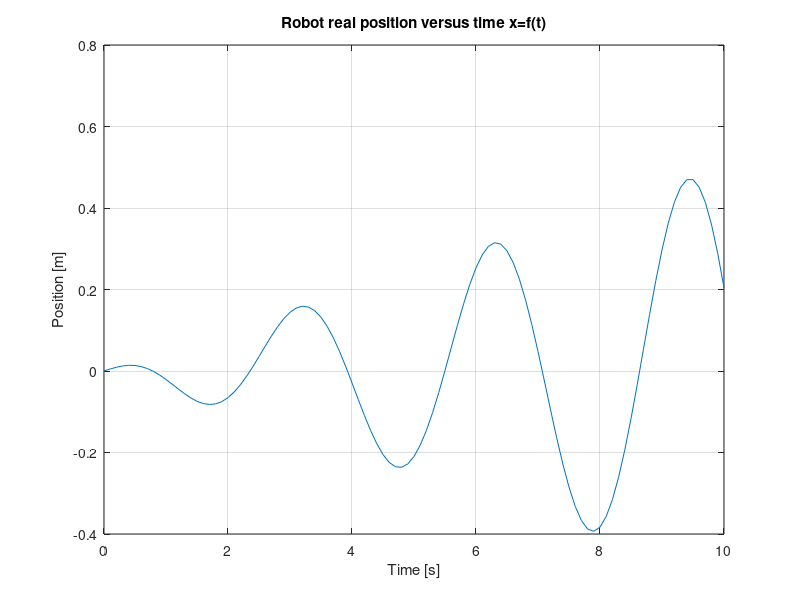
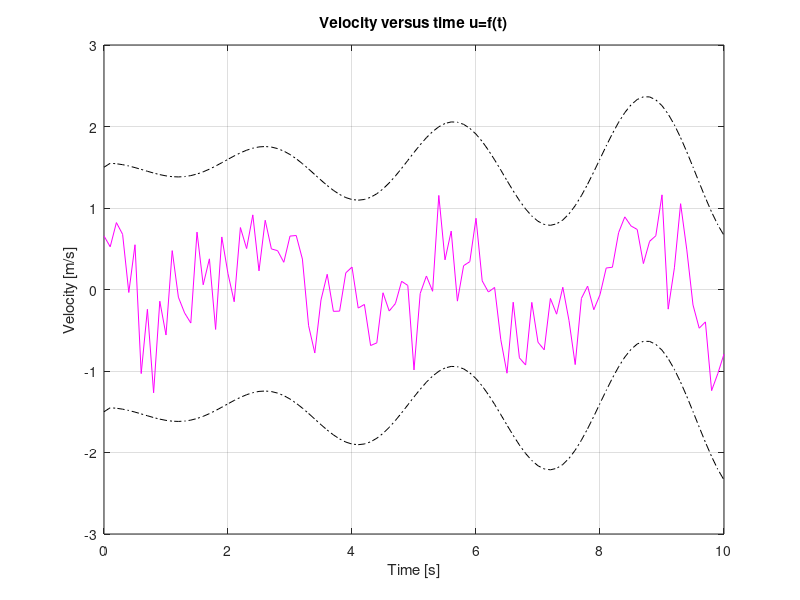
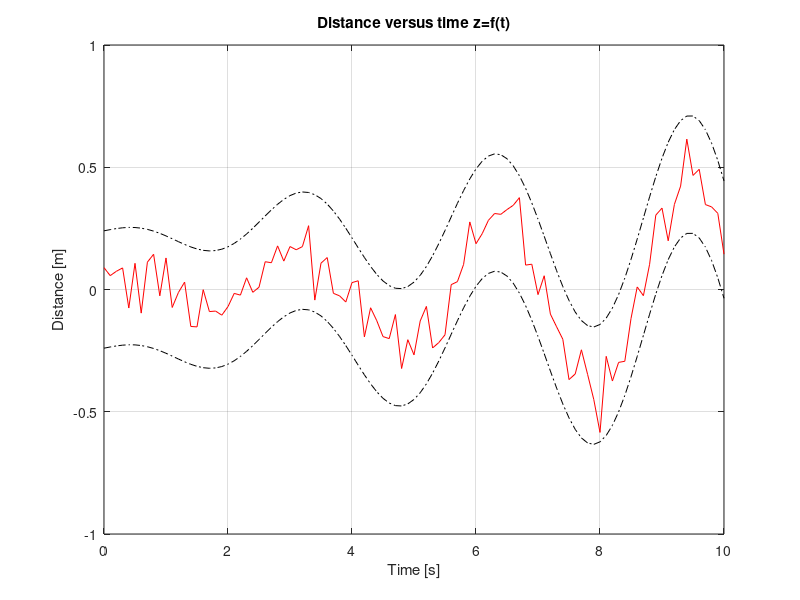
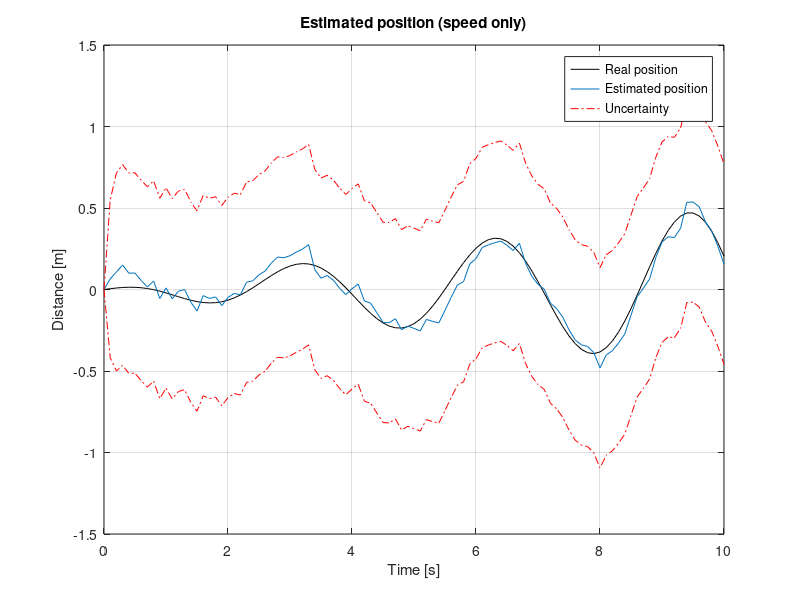

Reproduce these figures in MATLAB, in order.
close all;
clear all;
clc;

% Step time
dt=0.1;
% Variance of the range finder
SensorStd=0.08;
% Variance of the speed measurement
SpeedStd=0.5;

%% Compute the robot trajectory and simulate sensors
% Time
t=[0:dt:10];
n=size(t,2);
% Trajectory
x=0.05*t.*cos(2*t);
% Accelerometer
u=[0,diff(x)/dt] + SpeedStd*randn(1,n);
% Range finder
z=x-SensorStd*randn(1,n);



% Display position
figure;
plot (t,x);
grid on;
xlabel ('Time [s]');
ylabel ('Position [m]');
title ('Robot real position versus time x=f(t)');

% Display accelation
figure;
plot (t,u,'m');
grid on;
hold on;
plot (t,[0,diff(x)/dt]+3*SpeedStd,'k-.');
plot (t,[0,diff(x)/dt]-3*SpeedStd,'k-.');
xlabel ('Time [s]');
ylabel ('Velocity [m/s]');
title ('Velocity versus time u=f(t)');

% Display range finder
figure;
plot (t,z,'r');
grid on;
hold on;
plot (t,x+3*SensorStd,'k-.');
plot (t,x-3*SensorStd,'k-.');
xlabel ('Time [s]');
ylabel ('Distance [m]');
title ('Distance versus time z=f(t)');


%% Kalman

B=dt;
F=1;
Q=SpeedStd^2;
H=1;
R=SensorStd^2;

x_hat=[0];
y_hat=[0];
P=[0];
S=[0];

for i=2:n
        
    
    %% Prediction
    
    %State
    x_hat(i)=F*x_hat(i-1) + B*u(i-1);
    
    % State uncertainty
    P(i)=F*P(i-1)*F' + Q;
    
    
    
    %% Update    
    
    % Innovation or measurement residual
    y_hat(i)=z(i)-H*x_hat(i);
    
    % Innovation (or residual) covariance
    S=H*P(i)*H'+R;
    
    K=P(i)*H'*S;
    
    x_hat(i)=x_hat(i)+K*y_hat(i);
    
    P(i)=(1-K*H)*P(i);    
end

figure;
plot (t,x,'k');
hold on;
plot (t,x_hat);
plot (t,x_hat+sqrt(P),'r-.');
plot (t,x_hat-sqrt(P),'r-.');
legend('Real position','Estimated position','Uncertainty');

grid on;
xlabel ('Time [s]');
ylabel ('Distance [m]');
title ('Estimated position (speed only)');